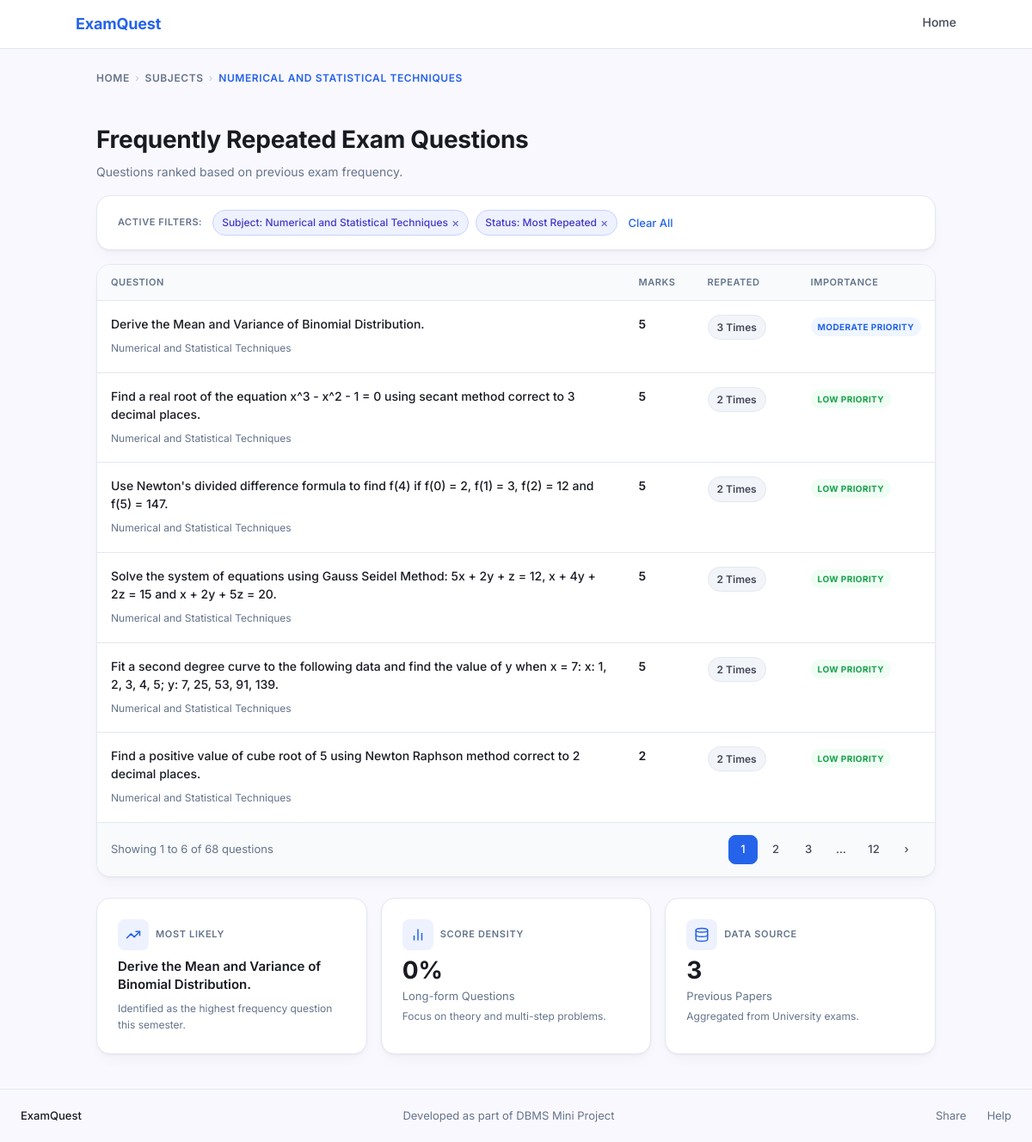
Page /questions.php?subject_id=9 on the committed database.
### tables this page shows
CREATE TABLE subject (
    subject_id   INT AUTO_INCREMENT PRIMARY KEY,
    subject_name VARCHAR(200) NOT NULL,
    semester     VARCHAR(10)  NOT NULL,
    subject_type VARCHAR(50)  NOT NULL DEFAULT 'Core Subject',
    syllabus_id  INT NOT NULL,
    branch_id    INT NOT NULL,
    UNIQUE KEY uq_subject (subject_name(150), semester, syllabus_id, branch_id),
    FOREIGN KEY (syllabus_id) REFERENCES syllabus(syllabus_id) ON DELETE CASCADE,
    FOREIGN KEY (branch_id)   REFERENCES branch(branch_id)     ON DELETE CASCADE
);

CREATE TABLE questions (
    question_id   INT AUTO_INCREMENT PRIMARY KEY,
    subject_id    INT         NOT NULL,
    question_text MEDIUMTEXT  NOT NULL,
    marks         INT         NOT NULL DEFAULT 0,
    frequency     INT         NOT NULL DEFAULT 1,
    UNIQUE KEY uq_question (subject_id, question_text(500)),
    FOREIGN KEY (subject_id) REFERENCES subject(subject_id) ON DELETE CASCADE
);

### questions.php (the view, shortened to what this page needs)
<?php
require_once 'db.php';
$subject_id  = intval($_GET['subject_id']  ?? 0);
$syllabus_id = intval($_GET['syllabus_id'] ?? 0);
$branch_id   = intval($_GET['branch_id']   ?? 0);
$semester    = trim($_GET['semester']       ?? '');
$page        = max(1, intval($_GET['page'] ?? 1));
$stmt = $conn->prepare('
    SELECT s.subject_name, s.semester, s.subject_type,
           sy.regulation_year, b.branch_name,
           s.syllabus_id, s.branch_id
    FROM subject s
    JOIN syllabus sy ON sy.syllabus_id = s.syllabus_id
    JOIN branch   b  ON b.branch_id   = s.branch_id
    WHERE s.subject_id = ?
');
$stmt->bind_param('i', $subject_id);
$stmt->execute();
$subject_info = $stmt->get_result()->fetch_assoc();
if ($syllabus_id <= 0) $syllabus_id = intval($subject_info['syllabus_id']);
if ($branch_id   <= 0) $branch_id   = intval($subject_info['branch_id']);
if ($semester === '')  $semester    = $subject_info['semester'];
$stmt = $conn->prepare('SELECT COUNT(*) AS total FROM questions WHERE subject_id = ?');
$stmt->bind_param('i', $subject_id);
$stmt->execute();
$total_questions = intval($stmt->get_result()->fetch_assoc()['total']);
$total_pages = $total_questions > 0 ? (int)ceil($total_questions / PER_PAGE) : 1;
$page   = min($page, $total_pages);
$offset = ($page - 1) * PER_PAGE;
$stmt = $conn->prepare('
    SELECT question_id, question_text, marks, frequency
    FROM questions
    WHERE subject_id = ?
    ORDER BY frequency DESC, marks DESC
    LIMIT ? OFFSET ?
');
$per_page = PER_PAGE;
$stmt->bind_param('iii', $subject_id, $per_page, $offset);
$stmt->execute();
$questions_result = $stmt->get_result();
$questions = [];
while ($row = $questions_result->fetch_assoc()) {
    $questions[] = $row;
}
function getImportance(int $freq): array {
    if ($freq >= 3) return ['label' => 'MODERATE PRIORITY', 'class' => 'badge--blue'];
    return              ['label' => 'LOW PRIORITY',         'class' => 'badge--green'];
}
function getRepeatedLabel(int $freq): string {
    return $freq === 1 ? '1 Time' : $freq . ' Times';
}
$stmt = $conn->prepare('SELECT COUNT(*) AS cnt FROM questions WHERE subject_id = ? AND marks >= 10');
$stmt->bind_param('i', $subject_id);
$stmt->execute();
$long_form_count = intval($stmt->get_result()->fetch_assoc()['cnt']);
$long_form_pct = $total_questions > 0
    ? round(($long_form_count / $total_questions) * 100)
    : 0;
$stmt = $conn->prepare('SELECT MAX(frequency) AS max_freq FROM questions WHERE subject_id = ?');
$stmt->bind_param('i', $subject_id);
$stmt->execute();
$max_freq = intval($stmt->get_result()->fetch_assoc()['max_freq']);
$stmt = $conn->prepare('
    SELECT question_text
    FROM questions
    WHERE subject_id = ?
    ORDER BY frequency DESC
    LIMIT 1
');
$stmt->bind_param('i', $subject_id);
$stmt->execute();
$top_row   = $stmt->get_result()->fetch_assoc();
$top_topic = $top_row
    ? (strlen($top_row['question_text']) > 80
        ? substr($top_row['question_text'], 0, 80) . '…'
        : $top_row['question_text'])
    : 'N/A';
function pageUrl(int $p): string {
    $params         = $_GET;
    $params['page'] = $p;
    return '?' . http_build_query($params);
}
?>
<!DOCTYPE html>
<html lang="en">
<head>
    <link rel="stylesheet" href="style.css">
</head>
<body>
<nav class="nav">
    <div class="nav__inner">
        <a href="index.php" class="nav__brand">ExamQuest</a>
        <div class="nav__links">
            <a href="index.php">Home</a>
        </div>
    </div>
</nav>
<main>
    <div class="container questions-layout">
        <nav class="breadcrumb" aria-label="Breadcrumb">
            <a href="index.php">Home</a>
            <span class="breadcrumb__sep">›</span>
            <a href="subject.php?syllabus_id=<?= $syllabus_id ?>&branch_id=<?= $branch_id ?>&semester=<?= urlencode($semester) ?>">Subjects</a>
            <span class="breadcrumb__sep">›</span>
            <span class="breadcrumb__current"><?= htmlspecialchars(strtoupper($subject_info['subject_name']), ENT_QUOTES, 'UTF-8') ?></span>
        </nav>
        <div class="page-header">
            <div>
                <h1>Frequently Repeated Exam Questions</h1>
                <p>Questions ranked based on previous exam frequency.</p>
            </div>
        </div>
        <div class="card active-filters">
            <span class="active-filters__label">Active Filters:</span>
            <span class="chip">
                Subject: <?= htmlspecialchars($subject_info['subject_name'], ENT_QUOTES, 'UTF-8') ?>
                <a href="subject.php?syllabus_id=<?= $syllabus_id ?>&branch_id=<?= $branch_id ?>&semester=<?= urlencode($semester) ?>">×</a>
            </span>
            <span class="chip">
                Status: Most Repeated
                <a href="<?= pageUrl(1) ?>">×</a>
            </span>
            <a href="subject.php?syllabus_id=<?= $syllabus_id ?>&branch_id=<?= $branch_id ?>&semester=<?= urlencode($semester) ?>" class="link--clear">Clear All</a>
        </div>
        <?php if (empty($questions)): ?>
        <div class="card" style="text-align:center;padding:48px;color:var(--color-secondary-text);">
            <p>No questions available for this subject yet.</p>
        </div>
        <?php else: ?>
        <div class="card question-table">
            <table>
                <thead>
                    <tr>
                        <th>Question</th>
                        <th style="width:80px;">Marks</th>
                        <th style="width:120px;">Repeated</th>
                        <th style="width:150px;">Importance</th>
                    </tr>
                </thead>
                <tbody>
                    <?php foreach ($questions as $q):
                        $imp = getImportance(intval($q['frequency']));
                    ?>
                    <tr>
                        <td>
                            <p class="question-text"><?= htmlspecialchars($q['question_text'], ENT_QUOTES, 'UTF-8') ?></p>
                            <span class="question-meta">
                                <?= htmlspecialchars($subject_info['subject_name'], ENT_QUOTES, 'UTF-8') ?>
                            </span>
                        </td>
                        <td class="marks-cell"><?= intval($q['marks']) ?></td>
                        <td class="freq-cell">
                            <span class="freq-badge"><?= getRepeatedLabel(intval($q['frequency'])) ?></span>
                        </td>
                        <td class="importance-cell">
                            <span class="badge <?= $imp['class'] ?>"><?= $imp['label'] ?></span>
                        </td>
                    </tr>
                    <?php endforeach; ?>
                </tbody>
            </table>
            <div class="pagination">
                <span class="pagination__info">
                    Showing <?= $offset + 1 ?> to <?= min($offset + PER_PAGE, $total_questions) ?> of <?= $total_questions ?> questions
                </span>
                <div class="pagination__pages">
                    <?php
                    $window = 2;
                    $shown  = [];
                    for ($p = 1; $p <= $total_pages; $p++) {
                        if ($p === 1 || $p === $total_pages || abs($p - $page) <= $window) {
                            $shown[] = $p;
                        }
                    }
                    $prev = null;
                    foreach ($shown as $p):
                        if ($prev !== null && $p - $prev > 1): ?>
                        <span class="page-btn page-btn--ellipsis">…</span>
                    <?php endif; ?>
                    <a href="<?= pageUrl($p) ?>"
                       class="page-btn <?= $p === $page ? 'page-btn--active' : '' ?>"
                       aria-label="Page <?= $p ?>"
                       <?= $p === $page ? 'aria-current="page"' : '' ?>>
                        <?= $p ?>
                    </a>
                    <?php $prev = $p;
                    endforeach; ?>
                    <?php if ($page < $total_pages): ?>
                    <a href="<?= pageUrl($page + 1) ?>" class="page-btn" aria-label="Next page">›</a>
                    <?php endif; ?>
                </div>
            </div>
        </div>
        <?php endif; ?>
        <div class="stats-row">
            <div class="card stat-card">
                <div class="stat-card__header">
                    <div class="stat-card__icon">
                        <svg xmlns="http://www.w3.org/2000/svg" viewBox="0 0 24 24" fill="none" stroke="currentColor" stroke-width="2" stroke-linecap="round" stroke-linejoin="round"><polyline points="22 7 13.5 15.5 8.5 10.5 2 17"/><polyline points="16 7 22 7 22 13"/></svg>
                    </div>
                    <span class="stat-card__eyebrow">Most Likely</span>
                </div>
                <div style="font-size:15px;font-weight:600;color:var(--color-on-surface);line-height:1.4;margin-bottom:4px;">
                    <?= htmlspecialchars($top_topic, ENT_QUOTES, 'UTF-8') ?>
                </div>
                <div class="stat-card__note">Identified as the highest frequency question this semester.</div>
            </div>
            <div class="card stat-card">
                <div class="stat-card__header">
                    <div class="stat-card__icon">
                        <svg xmlns="http://www.w3.org/2000/svg" viewBox="0 0 24 24" fill="none" stroke="currentColor" stroke-width="2" stroke-linecap="round" stroke-linejoin="round"><line x1="18" y1="20" x2="18" y2="10"/><line x1="12" y1="20" x2="12" y2="4"/><line x1="6" y1="20" x2="6" y2="14"/></svg>
                    </div>
                    <span class="stat-card__eyebrow">Score Density</span>
                </div>
                <div class="stat-card__value"><?= $long_form_pct ?>%</div>
                <div class="stat-card__label">Long-form Questions</div>
                <div class="stat-card__note">Focus on theory and multi-step problems.</div>
            </div>
            <div class="card stat-card">
                <div class="stat-card__header">
                    <div class="stat-card__icon">
                        <svg xmlns="http://www.w3.org/2000/svg" viewBox="0 0 24 24" fill="none" stroke="currentColor" stroke-width="2" stroke-linecap="round" stroke-linejoin="round"><ellipse cx="12" cy="5" rx="9" ry="3"/><path d="M21 12c0 1.66-4 3-9 3s-9-1.34-9-3"/><path d="M3 5v14c0 1.66 4 3 9 3s9-1.34 9-3V5"/></svg>
                    </div>
                    <span class="stat-card__eyebrow">Data Source</span>
                </div>
                <div class="stat-card__value"><?= $max_freq ?></div>
                <div class="stat-card__label">Previous Papers</div>
                <div class="stat-card__note">Aggregated from University exams.</div>
            </div>
        </div>
    </div>
</main>
<footer class="footer">
    <div class="footer__brand">ExamQuest</div>
    <div class="footer__tagline">Developed as part of DBMS Mini Project</div>
    <div class="footer__links">
        <a href="#">Share</a>
        <a href="#">Help</a>
    </div>
</footer>
</body>
</html>

### rows in the picture
subject: subject_name "NUMERICAL AND STATISTICAL TECHNIQUES", subject_name "Numerical and Statistical Techniques"
questions: question_text "Derive the Mean and Variance of Binomial Distribution.", subject.subject_name "Numerical and Statistical Techniques", marks "5", frequency "3 Times", frequency "MODERATE PRIORITY"
questions: question_text "Find a real root of the equation x^3 - x^2 - 1 = 0 using secant method correct to 3 decimal places.", subject.subject_name "Numerical and Statistical Techniques", marks "5", frequency "2 Times", frequency "LOW PRIORITY"
questions: question_text "Use Newton's divided difference formula to find f(4) if f(0) = 2, f(1) = 3, f(2) = 12 and f(5) = 147.", subject.subject_name "Numerical and Statistical Techniques", marks "5", frequency "2 Times", frequency "LOW PRIORITY"
questions: question_text "Solve the system of equations using Gauss Seidel Method: 5x + 2y + z = 12, x + 4y + 2z = 15 and x + 2y + 5z = 20.", subject.subject_name "Numerical and Statistical Techniques", marks "5", frequency "2 Times", frequency "LOW PRIORITY"
questions: question_text "Fit a second degree curve to the following data and find the value of y when x = 7: x: 1, 2, 3, 4, 5; y: 7, 25, 53, 91, 139.", subject.subject_name "Numerical and Statistical Techniques", marks "5", frequency "2 Times", frequency "LOW PRIORITY"
questions: question_text "Find a positive value of cube root of 5 using Newton Raphson method correct to 2 decimal places.", subject.subject_name "Numerical and Statistical Techniques", marks "2", frequency "2 Times", frequency "LOW PRIORITY"

### other values in the picture
$offset + 1 "1"
min($offset + PER_PAGE, $total_questions) "6"
$total_questions "68"
$p "1"
$p "2"
$p "3"
$p "12"
$long_form_pct "0"
$max_freq "3"
